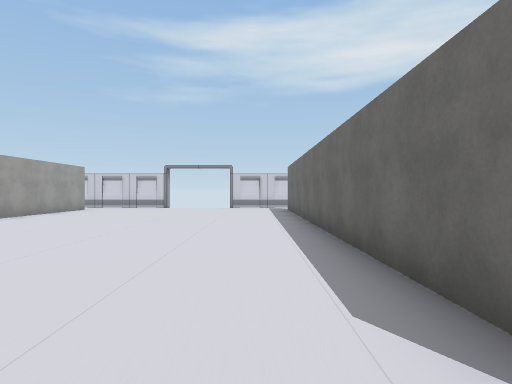
[1] (above)

16 first-person views from a walk through a Unity game level. The camera is 1.4 m above the floor, looks level and sees 75° across. The floor is counted in squares, 2 m on a side. Each view is taken from the middle of a square. On the plan, view 1 faces up. The plan holds only what a view shows up to about 10 squares ahead; the rest is blank. Some surface patterns are stand-ins.

[2]
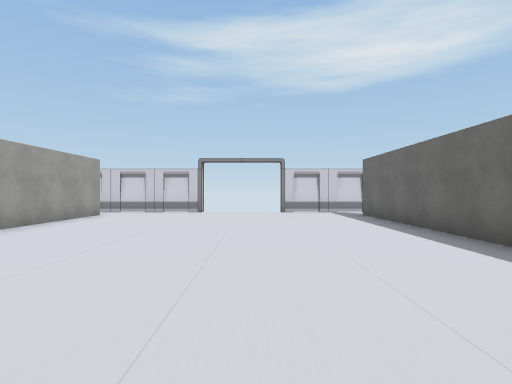

[3]
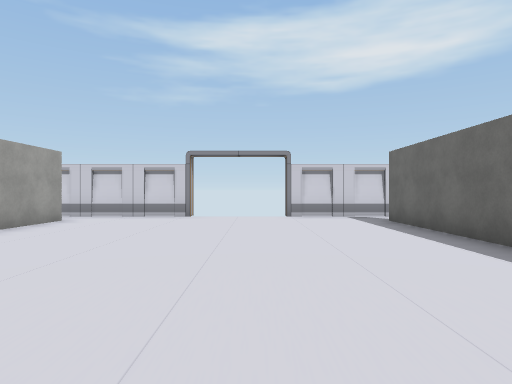

[4]
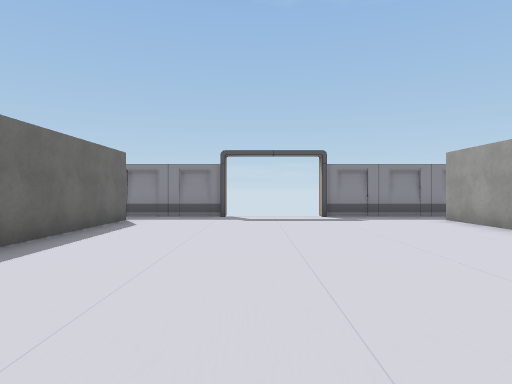

[5]
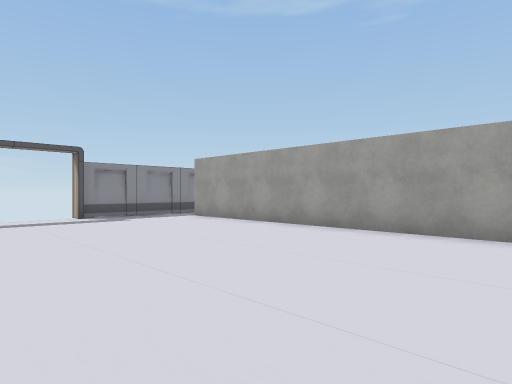

[6]
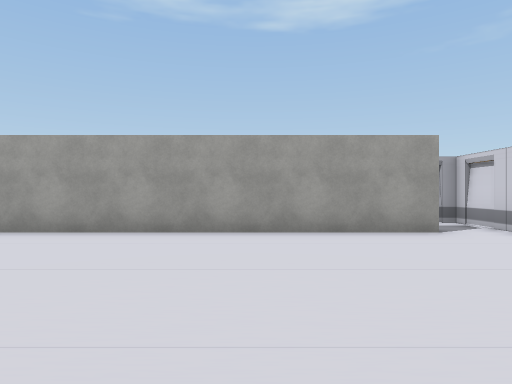

[7]
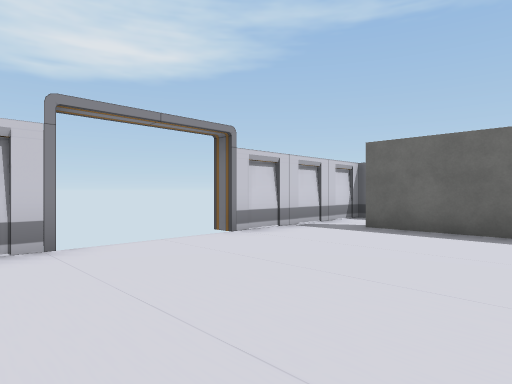

[8]
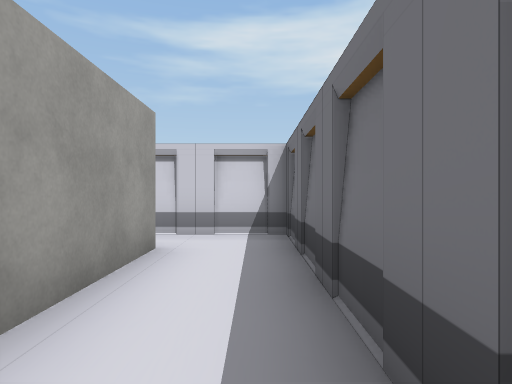

[9]
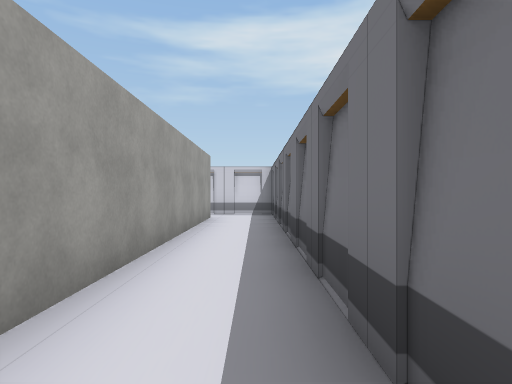

[10]
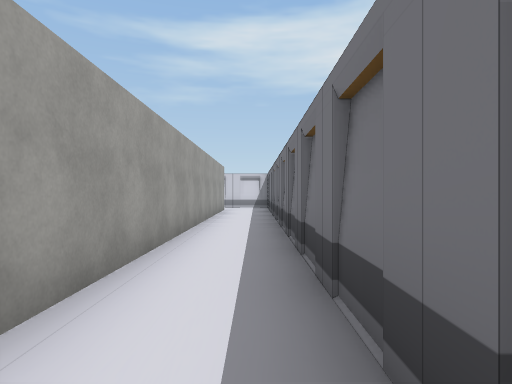

[11]
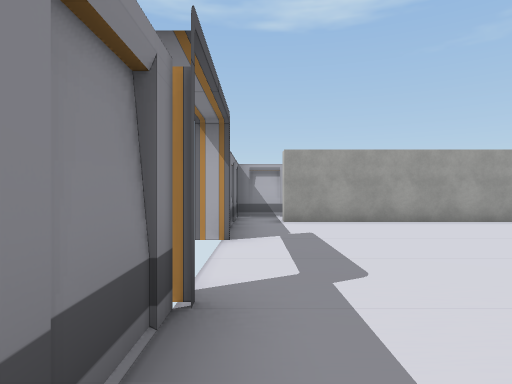

[12]
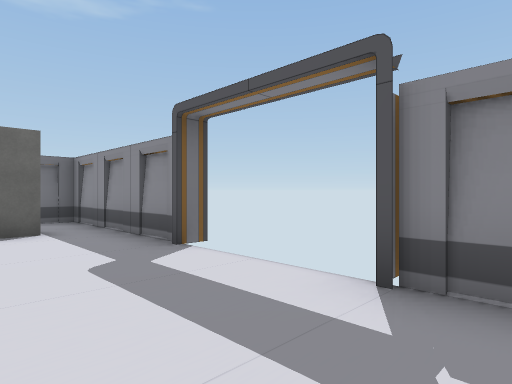

[13]
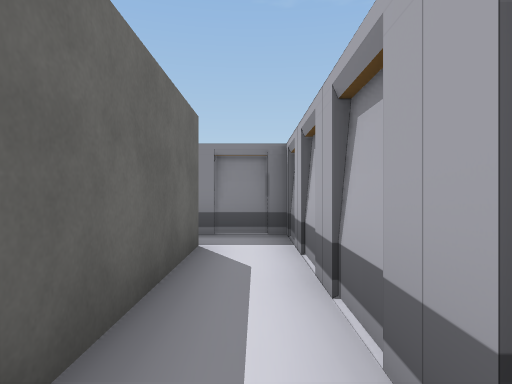

[14]
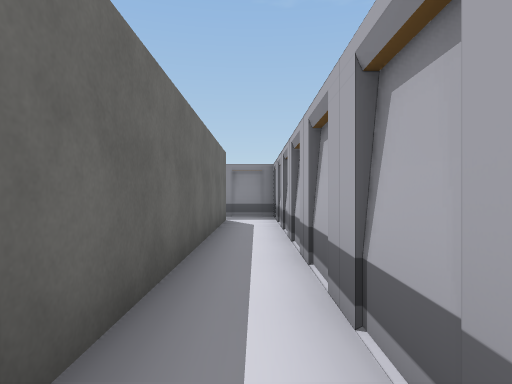

[15]
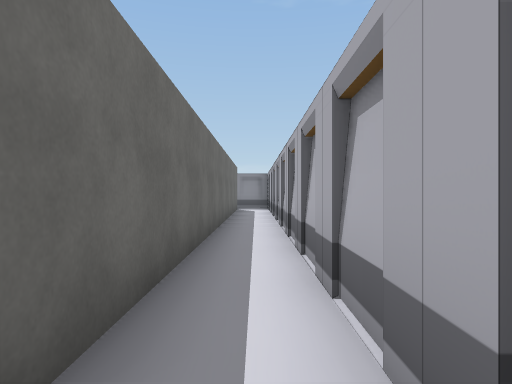

[16]
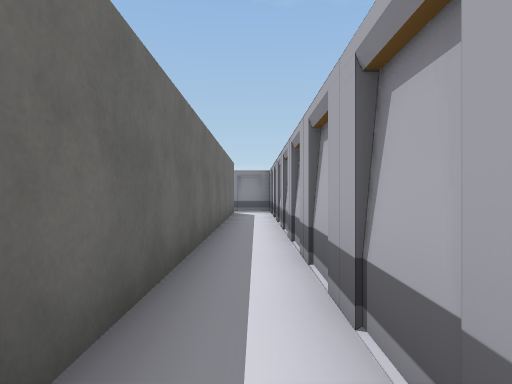

### Floor plan
Points are (right, up) in squares from view 1. A wall is a line through its corners. A room is listed if a view was taken in it or the views show most of it. See-through windows are left out.
Room 1 (views 1, 2, 3, 4, 5, 6, 7, 12)
walls: (-6.8, 13.2) (-6.8, 0.6); (-3.9, 14.5) (-6.6, 14.5); (1.3, 0.6) (1.3, 13.2); (-1.1, -0.5) (0.6, -0.5); (-6.6, -0.5) (-3.9, -0.5); (0.6, 14.5) (-1.1, 14.5)
ways out: opening at (1, 0) to room 2; opening at (1, 14) to room 2; opening at (-7, 0) to room 3; opening at (-7, 14) to room 3; gap at (-4, -1); gap at (-1, -1)
Room 2 (views 8, 9, 10, 11)
walls: (3.5, 9.2) (3.5, 14.5) (0.6, 14.5); (1.8, 13.2) (1.8, 1.6); (0.6, -0.5) (3.5, -0.5) (3.5, 8.7)
ways out: opening at (1, 0) to room 1; opening at (1, 14) to room 1
Room 3 (views 13, 14, 15, 16)
walls: (-7.3, 0.6) (-7.3, 13.1); (-6.6, 14.5) (-8.5, 14.5) (-8.5, -0.5) (-6.6, -0.5)
ways out: opening at (-7, 0) to room 1; opening at (-7, 14) to room 1

Positions as (right, up) in squares from view 1, and headings:
1: (0, 0), facing up
2: (-2, 3), facing up
3: (-2, 5), facing up
4: (-2, 9), facing down
5: (-1, 9), facing down-left
6: (-1, 10), facing left
7: (-5, 10), facing up-right
8: (3, 9), facing up
9: (3, 4), facing up
10: (3, 0), facing up
11: (1, 0), facing left
12: (-5, 2), facing down-right
13: (-8, 5), facing down
14: (-8, 9), facing down
15: (-8, 14), facing down
16: (-8, 12), facing down
